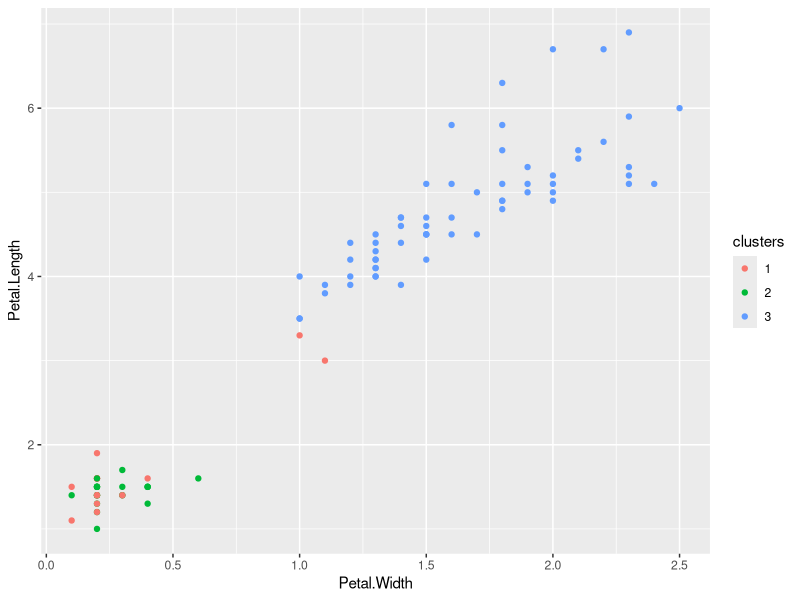

Source code (R): (Note: this script raises an error after producing the figure.)
## ---- chunk 1
# https://github.com/jtleek/modules/blob/master/08_PredictionAndMachineLearning/025unsupervisedPrediction/index.Rmd

data("iris")
library(ggplot2)
# library(caret)
# #This way is straigtforward
# inTrain <- createDataPartition(y=iris$Species,
#                               p=0.7, list=FALSE)
#this way is smarter and simpler, no need to use package caret
inTrain = sample(c(TRUE,FALSE), length(iris$Species),replace = T,prob = c(0.7,0.3))

training <- iris[inTrain,]
testing <- iris[-inTrain,]
dim(training)
dim(testing)


library(tidyverse)
kMeans1 <- kmeans(select(training,-Species),centers=3)
#cluster is categorical variable
training$clusters <- as.factor(kMeans1$cluster)
qplot(Petal.Width,Petal.Length,colour=clusters,data=training)


#compare clustering results to real labels
table(kMeans1$cluster,training$Species)

#Build predictor - decision tree
modFit <- train(clusters ~.,data=select(training,-Species),method="rpart")
table(predict(modFit,training),training$Species)

#Apply on test
testClusterPred <- predict(modFit,testing) 
table(testClusterPred ,testing$Species)
